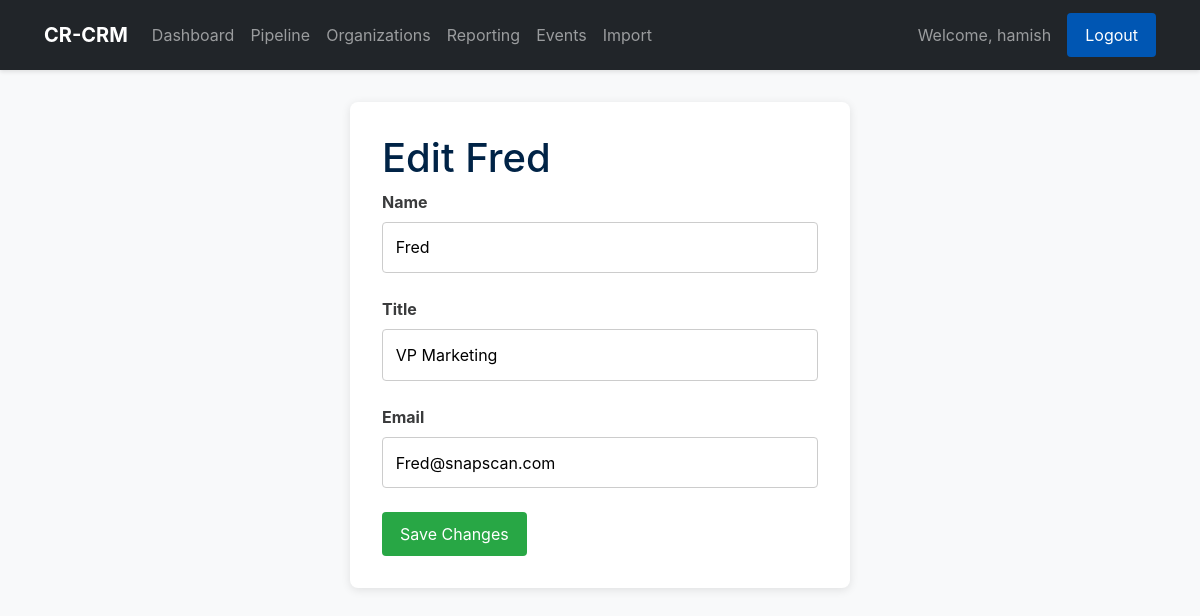
/contact/1/edit (signed in), run on the app's committed database.
### app.py (models this page shows, shortened)
class User(UserMixin, db.Model):
    id = db.Column(db.Integer, primary_key=True)
    username = db.Column(db.String(80), unique=True, nullable=False)
    email = db.Column(db.String(120), unique=True, nullable=False)
    password_hash = db.Column(db.String(256), nullable=False)
    organizations = db.relationship('Organization', backref='owner', lazy=True)
    deals = db.relationship('Deal', backref='owner', lazy=True)

class Contact(db.Model):
    id = db.Column(db.Integer, primary_key=True)
    name = db.Column(db.String(150), nullable=False)
    title = db.Column(db.String(200))
    email = db.Column(db.String(150))
    org_id = db.Column(db.Integer, db.ForeignKey('organization.id'), nullable=False)
    user_id = db.Column(db.Integer, db.ForeignKey('user.id'), nullable=False)
    interactions = db.relationship('Interaction', backref='contact', lazy='dynamic', cascade="all, delete-orphan")
    tasks = db.relationship('Task', backref='contact', lazy='dynamic', cascade="all, delete-orphan")
    deals = db.relationship('Deal', secondary=deal_contact_association, back_populates='contacts')

### app.py (the view)
@app.route('/contact/<int:contact_id>/edit', methods=['GET', 'POST'])
@login_required
def edit_contact(contact_id):
    contact = Contact.query.filter_by(id=contact_id, user_id=current_user.id).first_or_404()
    if request.method == 'POST':
        contact.name = request.form['name']; contact.title = request.form['title']; contact.email = request.form['email']
        db.session.commit()
        return redirect(url_for('org_detail', org_id=contact.org_id))
    return render_template('edit_contact.html', contact=contact)

### app.py (called while the page is built)
@login_manager.user_loader
def load_user(user_id):
    return User.query.get(int(user_id))

### templates/edit_contact.html (shortened to what this page needs)
{% extends "base.html" %}
{% block content %}
<div class="form-container">
    <h1>Edit {{ contact.name }}</h1>
    <form method="post">
        <div class="form-group">
            <label for="name">Name</label>
            <input type="text" name="name" id="name" value="{{ contact.name }}" required>
        </div>
        <div class="form-group">
            <label for="title">Title</label>
            <input type="text" name="title" id="title" value="{{ contact.title }}">
        </div>
        <div class="form-group">
            <label for="email">Email</label>
            <input type="email" name="email" id="email" value="{{ contact.email }}">
        </div>
        <button type="submit" class="btn btn-success">Save Changes</button>
    </form>
</div>
{% endblock %}

### templates/base.html (shortened to what this page needs)
<!DOCTYPE html>
<html lang="en">
<head>
    <link href="https://cdn.jsdelivr.net/npm/bootstrap@5.3.3/dist/css/bootstrap.min.css" rel="stylesheet">
    <link rel="stylesheet" href="{{ url_for('static', filename='css/style.css') }}">
</head>
<body style="background-color: #f8f9fa;">
    <nav class="navbar navbar-expand-lg navbar-dark bg-dark">
        <div class="container-fluid">
            <a class="navbar-brand fw-bold" href="{{ url_for('dashboard') }}">CR-CRM</a>
            <div class="collapse navbar-collapse" id="navbarNav">
                <ul class="navbar-nav me-auto mb-2 mb-lg-0">
                    <li class="nav-item">
                        <a class="nav-link" href="{{ url_for('dashboard') }}">Dashboard</a>
                    </li>
                    <li class="nav-item">
                        <a class="nav-link" href="{{ url_for('pipeline') }}">Pipeline</a>
                    </li>
                    <li class="nav-item">
                        <a class="nav-link" href="{{ url_for('organization_list') }}">Organizations</a>
                    </li>
                    <li class="nav-item">
                        <a class="nav-link" href="{{ url_for('reporting') }}">Reporting</a>
                    </li>
                    <li class="nav-item">
                        <a class="nav-link" href="{{ url_for('event_list') }}">Events</a>
                    </li>
                    <li class="nav-item">
                        <a class="nav-link" href="{{ url_for('import_data') }}">Import</a>
                    </li>
                </ul>
                {% if current_user.is_authenticated %}
                <span class="navbar-text me-3">
                    Welcome, {{ current_user.username }}
                </span>
                <a href="{{ url_for('logout') }}" class="btn btn-outline-light btn-sm">Logout</a>
                {% else %}
                <a href="{{ url_for('login') }}" class="btn btn-outline-light btn-sm">Login</a>
                {% endif %}
            </div>
        </div>
    </nav>
    <main class="container mt-4">
        {% block content %}{% endblock %}
    </main>
</body>
</html>

### static/css/style.css (style rules this page uses)
body { font-family: -apple-system, BlinkMacSystemFont, "Segoe UI", Roboto, "Helvetica Neue", Arial, sans-serif; margin: 0; background-color: #f4f7f6; color: #3a3b3c; }
.container { max-width: 1200px; margin: 2rem auto; padding: 0 2rem; }
h1, h2, h3 { color: #002346; margin-top: 0; }
a { color: #0056b3; text-decoration: none; }
.navbar { background-color: #002346; padding: 0.8rem 2rem; color: white; display: flex; align-items: center; justify-content: space-between; box-shadow: 0 2px 4px rgba(0,0,0,0.1); }
.navbar-brand { font-size: 1.25rem; font-weight: bold; }
.form-container { max-width: 500px; margin: 2rem auto; padding: 2rem; background: white; border-radius: 8px; box-shadow: 0 2px 10px rgba(0,0,0,0.1); }
.form-group { margin-bottom: 1.5rem; }
label { display: block; margin-bottom: 0.5rem; font-weight: bold; }
input[type="text"], input[type="email"], input[type="password"], input[type="number"], input[type="date"], select, textarea { width: 100%; padding: 0.8rem; border: 1px solid #ccc; border-radius: 4px; box-sizing: border-box; font-size: 1rem; }
.button, .btn { display: inline-block; padding: 10px 18px; background-color: #0056b3; color: white !important; border: none; border-radius: 4px; cursor: pointer; font-size: 1rem; text-align: center; text-decoration: none; }
.btn-success { background-color: #28a745; }

### data on the page
User: username "hamish"
Contact: name "Fred", title "VP Marketing", email "Fred@snapscan.com"
